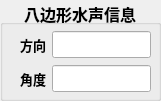
   <widget class="QGroupBox" name="groupBox_14">
    <property name="geometry">
     <rect>
      <x>440</x>
      <y>390</y>
      <width>161</width>
      <height>101</height>
     </rect>
    </property>
    <property name="font">
     <font>
      <pointsize>12</pointsize>
      <weight>75</weight>
      <bold>true</bold>
     </font>
    </property>
    <property name="title">
     <string>八边形水声信息</string>
    </property>
    <property name="alignment">
     <set>Qt::AlignCenter</set>
    </property>
    <widget class="QWidget" name="">
     <property name="geometry">
      <rect>
       <x>20</x>
       <y>30</y>
       <width>131</width>
       <height>63</height>
      </rect>
     </property>
     <layout class="QGridLayout" name="gridLayout">
      <item row="0" column="0">
       <widget class="QLabel" name="label_35">
        <property name="font">
         <font>
          <pointsize>10</pointsize>
         </font>
        </property>
        <property name="text">
         <string>方向</string>
        </property>
        <property name="alignment">
         <set>Qt::AlignCenter</set>
        </property>
       </widget>
      </item>
      <item row="0" column="1">
       <widget class="QLineEdit" name="Oct_Dir_Line">
        <property name="alignment">
         <set>Qt::AlignCenter</set>
        </property>
       </widget>
      </item>
      <item row="1" column="0">
       <widget class="QLabel" name="label_36">
        <property name="font">
         <font>
          <pointsize>10</pointsize>
         </font>
        </property>
        <property name="text">
         <string>角度</string>
        </property>
        <property name="alignment">
         <set>Qt::AlignCenter</set>
        </property>
       </widget>
      </item>
      <item row="1" column="1">
       <widget class="QLineEdit" name="Oct_Angle_Line">
        <property name="alignment">
         <set>Qt::AlignCenter</set>
        </property>
       </widget>
      </item>
     </layout>
    </widget>
   </widget>
